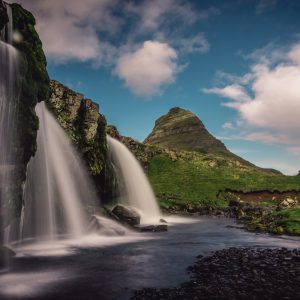
#> input picture nature.jpg, 300 x 300 px
$ python regionSegmentation.py
#> lines starting #> are read from the running program, lines starting #| are printed output that depends on the picture; after the words box and inside, x2 and y2 are one past the last pixel; in counts of white or black regions, pixels touching at a corner belong together
#%%
#Imports
from skimage.color import rgb2gray

import numpy as np
import cv2
import matplotlib.pyplot as plt

from scipy import ndimage

# %%
#Reading and Printing Image
image = plt.imread('nature.jpg')
#> image is the input picture: shape (300, 300, 3); mean R, G, B 87.6, 91.1, 93
image.shape
plt.imshow(image)
plt.show()

# %%
#Convert Image to Grayscale
gray = rgb2gray(image)
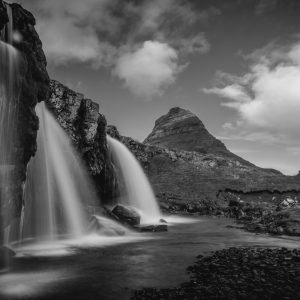
#> gray: shape (300, 300) float64; min 0.00333, max 0.896, mean 0.355
plt.imshow(gray, cmap='gray')
plt.show()

# %%
#Check Shape of Image
print(gray.shape)
#| (300, 300)

# %%
#Segmenting Image into 2 objects: Foreground and Background
#Reshaping Image to one dimentional array
gray_r = gray.reshape(gray.shape[0]*gray.shape[1])

for i in range(gray_r.shape[0]):
        #If pixel value is greater than mean, pixel will be black
    if gray_r[i] > gray_r.mean():
        gray_r[i] = 1
    else:
        #If pixel value is less than or equal to mean, pixel will be white
        gray_r[i] = 0

#Reshaping Image back to two dimensions
gray = gray_r.reshape(gray.shape[0],gray.shape[1])
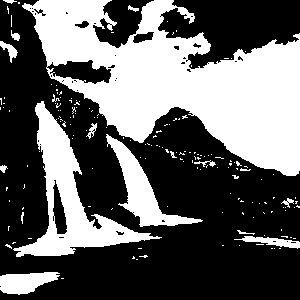
#> gray: shape (300, 300) float64; values 0 (black) and 1 (white), 38.9% white; 167 white regions (149 under 20 px), largest, box (x1, y1, x2, y2) and area: (22, 0, 300, 176) 24459, (13, 101, 162, 257) 5808, (106, 134, 203, 227) 2326

#Showing new Image
plt.imshow(gray, cmap='gray')
plt.show()

# %%
#Segmenting Image into 4 Objects, Brighter closer to foreground
#Converting Image to grayscale
gray = rgb2gray(image)

#Coverting Image to 2 dimensions
gray_r = gray.reshape(gray.shape[0]*gray.shape[1])

#Pixel value gets brighter as objects are closer to foreground
for i in range(gray_r.shape[0]):
    if gray_r[i] > gray_r.mean():
        gray_r[i] = 3
    elif gray_r[i] > 0.5:
        gray_r[i] = 2
    elif gray_r[i] > 0.25:
        gray_r[i] = 1
    else:
        gray_r[i] = 0

#Reshaping Image back to 2 dimensions
gray = gray_r.reshape(gray.shape[0],gray.shape[1])
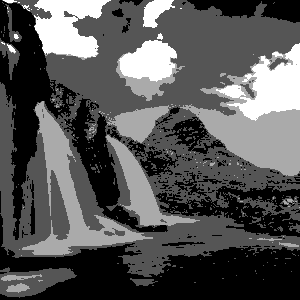
#> gray: shape (300, 300) float64; min 0, max 3, mean 1.02; drawn with min black and max white

#Printing Image
plt.imshow(gray, cmap='gray')
plt.show()

# %%
